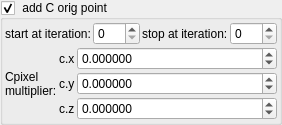
    <widget class="MyGroupBox" name="groupCheck_transf_function_enabledX_false">
     <property name="title">
      <string> add C orig point&amp;</string>
     </property>
     <property name="checkable">
      <bool>true</bool>
     </property>
     <layout class="QVBoxLayout" name="verticalLayout_13" stretch="0,0">
      <property name="spacing">
       <number>2</number>
      </property>
      <property name="leftMargin">
       <number>2</number>
      </property>
      <property name="topMargin">
       <number>2</number>
      </property>
      <property name="rightMargin">
       <number>2</number>
      </property>
      <property name="bottomMargin">
       <number>2</number>
      </property>
      <item>
       <layout class="QHBoxLayout" name="horizontalLayout_21" stretch="0,1,0,1">
        <item>
         <widget class="QLabel" name="label_104">
          <property name="text">
           <string>start at iteration:</string>
          </property>
         </widget>
        </item>
        <item>
         <widget class="MySpinBox" name="spinboxInt_transf_start_iterations_X">
          <property name="sizePolicy">
           <sizepolicy hsizetype="Minimum" vsizetype="Maximum">
            <horstretch>0</horstretch>
            <verstretch>0</verstretch>
           </sizepolicy>
          </property>
          <property name="minimum">
           <number>0</number>
          </property>
          <property name="maximum">
           <number>999</number>
          </property>
          <property name="value">
           <number>0</number>
          </property>
         </widget>
        </item>
        <item>
         <widget class="QLabel" name="label_75">
          <property name="text">
           <string>stop at iteration:</string>
          </property>
         </widget>
        </item>
        <item>
         <widget class="MySpinBox" name="spinboxInt_transf_stop_iterations_X">
          <property name="sizePolicy">
           <sizepolicy hsizetype="Preferred" vsizetype="Maximum">
            <horstretch>0</horstretch>
            <verstretch>0</verstretch>
           </sizepolicy>
          </property>
          <property name="maximum">
           <number>999</number>
          </property>
         </widget>
        </item>
       </layout>
      </item>
      <item>
       <layout class="QGridLayout" name="gridLayout_24" columnstretch="0,0,1">
        <property name="spacing">
         <number>2</number>
        </property>
        <item row="0" column="0" rowspan="3">
         <widget class="QLabel" name="label_110">
          <property name="text">
           <string>Cpixel
multiplier:</string>
          </property>
         </widget>
        </item>
        <item row="2" column="2">
         <widget class="MyDoubleSpinBox" name="spinbox3_transf_constant_multiplier_111_z">
          <property name="sizePolicy">
           <sizepolicy hsizetype="Minimum" vsizetype="Maximum">
            <horstretch>0</horstretch>
            <verstretch>0</verstretch>
           </sizepolicy>
          </property>
          <property name="prefix">
           <string/>
          </property>
          <property name="suffix">
           <string/>
          </property>
          <property name="decimals">
           <number>6</number>
          </property>
          <property name="minimum">
           <double>-99.989999999999995</double>
          </property>
          <property name="maximum">
           <double>99.989999999999995</double>
          </property>
          <property name="singleStep">
           <double>0.100000000000000</double>
          </property>
         </widget>
        </item>
        <item row="0" column="2">
         <widget class="MyDoubleSpinBox" name="spinbox3_transf_constant_multiplier_111_x">
          <property name="sizePolicy">
           <sizepolicy hsizetype="Minimum" vsizetype="Maximum">
            <horstretch>0</horstretch>
            <verstretch>0</verstretch>
           </sizepolicy>
          </property>
          <property name="prefix">
           <string/>
          </property>
          <property name="suffix">
           <string/>
          </property>
          <property name="decimals">
           <number>6</number>
          </property>
          <property name="minimum">
           <double>-99.989999999999995</double>
          </property>
          <property name="maximum">
           <double>99.989999999999995</double>
          </property>
          <property name="singleStep">
           <double>0.100000000000000</double>
          </property>
         </widget>
        </item>
        <item row="1" column="1">
         <widget class="QLabel" name="label_115">
          <property name="text">
           <string notr="true">c.y</string>
          </property>
         </widget>
        </item>
        <item row="1" column="2">
         <widget class="MyDoubleSpinBox" name="spinbox3_transf_constant_multiplier_111_y">
          <property name="sizePolicy">
           <sizepolicy hsizetype="Minimum" vsizetype="Maximum">
            <horstretch>0</horstretch>
            <verstretch>0</verstretch>
           </sizepolicy>
          </property>
          <property name="prefix">
           <string/>
          </property>
          <property name="suffix">
           <string/>
          </property>
          <property name="decimals">
           <number>6</number>
          </property>
          <property name="minimum">
           <double>-99.989999999999995</double>
          </property>
          <property name="maximum">
           <double>99.989999999999995</double>
          </property>
          <property name="singleStep">
           <double>0.100000000000000</double>
          </property>
         </widget>
        </item>
        <item row="2" column="1">
         <widget class="QLabel" name="label_116">
          <property name="text">
           <string notr="true">c.z</string>
          </property>
         </widget>
        </item>
        <item row="0" column="1">
         <widget class="QLabel" name="label_117">
          <property name="text">
           <string notr="true">c.x</string>
          </property>
         </widget>
        </item>
       </layout>
      </item>
     </layout>
    </widget>
